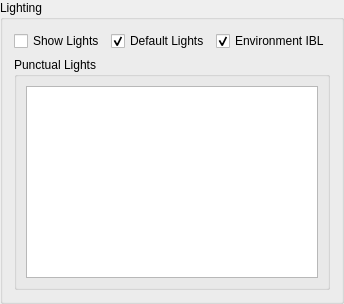
        <widget class="QGroupBox" name="groupBoxLighting">
         <property name="sizePolicy">
          <sizepolicy hsizetype="Preferred" vsizetype="Expanding">
           <horstretch>0</horstretch>
           <verstretch>0</verstretch>
          </sizepolicy>
         </property>
         <property name="title">
          <string>Lighting</string>
         </property>
         <layout class="QGridLayout" name="gridLayout_5">
          <item row="0" column="0">
           <widget class="QCheckBox" name="checkBoxShowLights">
            <property name="text">
             <string>Show Lights</string>
            </property>
           </widget>
          </item>
          <item row="0" column="1">
           <widget class="QCheckBox" name="checkBoxDefaultLights">
            <property name="text">
             <string>Default Lights</string>
            </property>
            <property name="checked">
             <bool>true</bool>
            </property>
           </widget>
          </item>
          <item row="0" column="2">
           <widget class="QCheckBox" name="checkBoxIBL">
            <property name="text">
             <string>Environment IBL</string>
            </property>
            <property name="checked">
             <bool>true</bool>
            </property>
           </widget>
          </item>
          <item row="1" column="0" colspan="3">
           <widget class="QGroupBox" name="groupBoxPunctualLights">
            <property name="enabled">
             <bool>true</bool>
            </property>
            <property name="sizePolicy">
             <sizepolicy hsizetype="Preferred" vsizetype="Expanding">
              <horstretch>0</horstretch>
              <verstretch>0</verstretch>
             </sizepolicy>
            </property>
            <property name="title">
             <string>Punctual Lights</string>
            </property>
            <layout class="QGridLayout" name="gridLayout_4">
             <item row="0" column="0">
              <widget class="QTreeWidget" name="treePunctualLights">
               <property name="headerHidden">
                <bool>true</bool>
               </property>
               <column>
                <property name="text">
                 <string notr="true">1</string>
                </property>
               </column>
              </widget>
             </item>
            </layout>
           </widget>
          </item>
         </layout>
        </widget>
